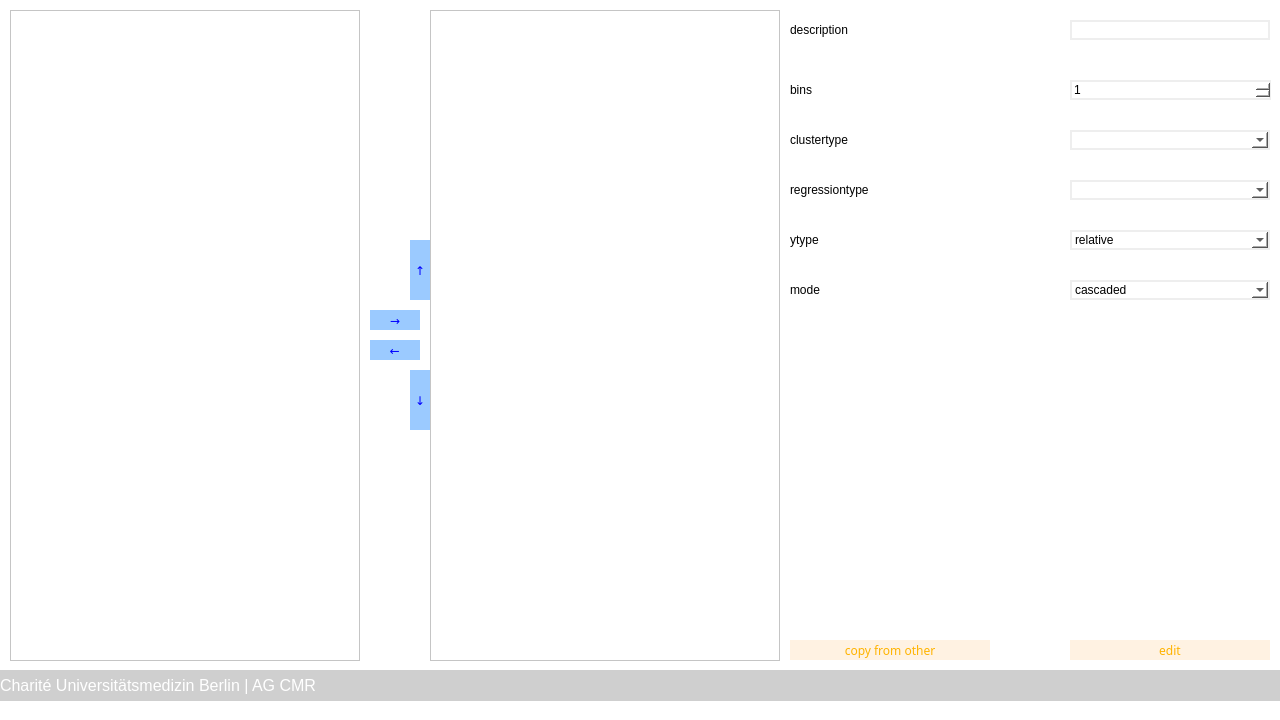
<?xml version="1.0" encoding="UTF-8"?>
<ui version="4.0">
 <class>dialog_add_edit_setup</class>
 <widget class="QDialog" name="dialog_add_edit_setup">
  <property name="geometry">
   <rect>
    <x>0</x>
    <y>0</y>
    <width>1280</width>
    <height>720</height>
   </rect>
  </property>
  <property name="windowTitle">
   <string>MARISSA - New Setup</string>
  </property>
  <property name="styleSheet">
   <string notr="true">background-color: rgb(255, 255, 255);</string>
  </property>
  <widget class="QComboBox" name="opt_clustertype">
   <property name="geometry">
    <rect>
     <x>1070</x>
     <y>130</y>
     <width>200</width>
     <height>20</height>
    </rect>
   </property>
   <property name="styleSheet">
    <string notr="true">border-color: rgb(238, 238, 238);
border-width : 2px;
border-style:solid;</string>
   </property>
  </widget>
  <widget class="QLabel" name="label_5">
   <property name="geometry">
    <rect>
     <x>790</x>
     <y>230</y>
     <width>200</width>
     <height>20</height>
    </rect>
   </property>
   <property name="text">
    <string>ytype</string>
   </property>
  </widget>
  <widget class="QComboBox" name="opt_ytype">
   <property name="geometry">
    <rect>
     <x>1070</x>
     <y>230</y>
     <width>200</width>
     <height>20</height>
    </rect>
   </property>
   <property name="styleSheet">
    <string notr="true">border-color: rgb(238, 238, 238);
border-width : 2px;
border-style:solid;</string>
   </property>
   <item>
    <property name="text">
     <string>relative</string>
    </property>
   </item>
   <item>
    <property name="text">
     <string>absolute</string>
    </property>
   </item>
  </widget>
  <widget class="QLineEdit" name="txt_description">
   <property name="geometry">
    <rect>
     <x>1070</x>
     <y>20</y>
     <width>200</width>
     <height>20</height>
    </rect>
   </property>
   <property name="styleSheet">
    <string notr="true">border-color: rgb(238, 238, 238);
border-width : 2px;
border-style:solid;</string>
   </property>
   <property name="text">
    <string/>
   </property>
  </widget>
  <widget class="QPushButton" name="btn_icon_new">
   <property name="geometry">
    <rect>
     <x>1070</x>
     <y>640</y>
     <width>200</width>
     <height>20</height>
    </rect>
   </property>
   <property name="font">
    <font>
     <family>Arial Nova</family>
     <weight>50</weight>
     <bold>false</bold>
    </font>
   </property>
   <property name="styleSheet">
    <string notr="true">QPushButton
{
color: rgb(0, 170, 0);
background-color: rgb(225, 255, 225);
border: 0px;
}

QPushButton::pressed
{
color: rgb(0, 170, 0);
background-color: rgb(225, 255, 225);
border: 0px;
}

QPushButton::hover
{
color: rgb(225, 255, 225);
background-color: rgb(0, 170, 0);
border: 0px;
font-weight: bold;
}</string>
   </property>
   <property name="text">
    <string>new</string>
   </property>
  </widget>
  <widget class="QLabel" name="label_3">
   <property name="geometry">
    <rect>
     <x>790</x>
     <y>130</y>
     <width>200</width>
     <height>20</height>
    </rect>
   </property>
   <property name="text">
    <string>clustertype</string>
   </property>
  </widget>
  <widget class="QLabel" name="label_2">
   <property name="geometry">
    <rect>
     <x>790</x>
     <y>80</y>
     <width>200</width>
     <height>20</height>
    </rect>
   </property>
   <property name="text">
    <string>bins</string>
   </property>
  </widget>
  <widget class="QLabel" name="label_4">
   <property name="geometry">
    <rect>
     <x>790</x>
     <y>180</y>
     <width>200</width>
     <height>20</height>
    </rect>
   </property>
   <property name="text">
    <string>regressiontype</string>
   </property>
  </widget>
  <widget class="QLabel" name="label">
   <property name="geometry">
    <rect>
     <x>790</x>
     <y>20</y>
     <width>200</width>
     <height>20</height>
    </rect>
   </property>
   <property name="text">
    <string>description</string>
   </property>
  </widget>
  <widget class="QComboBox" name="opt_mode">
   <property name="geometry">
    <rect>
     <x>1070</x>
     <y>280</y>
     <width>200</width>
     <height>20</height>
    </rect>
   </property>
   <property name="styleSheet">
    <string notr="true">border-color: rgb(238, 238, 238);
border-width : 2px;
border-style:solid;</string>
   </property>
   <item>
    <property name="text">
     <string>cascaded</string>
    </property>
   </item>
   <item>
    <property name="text">
     <string>ensemble</string>
    </property>
   </item>
   <item>
    <property name="text">
     <string>individual</string>
    </property>
   </item>
  </widget>
  <widget class="QLabel" name="label_6">
   <property name="geometry">
    <rect>
     <x>0</x>
     <y>670</y>
     <width>1281</width>
     <height>31</height>
    </rect>
   </property>
   <property name="font">
    <font>
     <family>Arial</family>
     <pointsize>12</pointsize>
     <weight>9</weight>
     <italic>false</italic>
     <bold>false</bold>
    </font>
   </property>
   <property name="styleSheet">
    <string notr="true">color: rgb(255, 255, 255);
background-color: rgb(207, 207, 207);
font: 75 12pt &quot;Arial&quot;;</string>
   </property>
   <property name="text">
    <string>Charité Universitätsmedizin Berlin | AG CMR</string>
   </property>
   <property name="alignment">
    <set>Qt::AlignLeading|Qt::AlignLeft|Qt::AlignVCenter</set>
   </property>
   <property name="wordWrap">
    <bool>true</bool>
   </property>
  </widget>
  <widget class="QComboBox" name="opt_regressiontype">
   <property name="geometry">
    <rect>
     <x>1070</x>
     <y>180</y>
     <width>200</width>
     <height>20</height>
    </rect>
   </property>
   <property name="styleSheet">
    <string notr="true">border-color: rgb(238, 238, 238);
border-width : 2px;
border-style:solid;</string>
   </property>
  </widget>
  <widget class="QPushButton" name="btn_icon_edit">
   <property name="geometry">
    <rect>
     <x>1070</x>
     <y>640</y>
     <width>200</width>
     <height>20</height>
    </rect>
   </property>
   <property name="font">
    <font>
     <family>Arial Nova</family>
     <weight>50</weight>
     <bold>false</bold>
    </font>
   </property>
   <property name="styleSheet">
    <string notr="true">QPushButton
{
color: rgb(255, 179, 0);
background-color: rgb(255, 242, 226);
border: 0px;
}

QPushButton::pressed
{
color: rgb(255, 179, 0);
background-color: rgb(255, 242, 226);
border: 0px;
}

QPushButton::hover
{
color:rgb(255, 242, 226);
background-color:  rgb(255, 179, 0);
border: 0px;
font-weight: bold;
}</string>
   </property>
   <property name="text">
    <string>edit</string>
   </property>
  </widget>
  <widget class="QLabel" name="label_7">
   <property name="geometry">
    <rect>
     <x>790</x>
     <y>280</y>
     <width>200</width>
     <height>20</height>
    </rect>
   </property>
   <property name="text">
    <string>mode</string>
   </property>
  </widget>
  <widget class="QSpinBox" name="sb_bins">
   <property name="geometry">
    <rect>
     <x>1070</x>
     <y>80</y>
     <width>201</width>
     <height>20</height>
    </rect>
   </property>
   <property name="styleSheet">
    <string notr="true">border-color: rgb(238, 238, 238);
border-width : 2px;
border-style:solid;</string>
   </property>
   <property name="minimum">
    <number>1</number>
   </property>
   <property name="maximum">
    <number>999</number>
   </property>
  </widget>
  <widget class="QListWidget" name="lst_parameter">
   <property name="geometry">
    <rect>
     <x>10</x>
     <y>10</y>
     <width>350</width>
     <height>651</height>
    </rect>
   </property>
  </widget>
  <widget class="QListWidget" name="lst_parameter_include">
   <property name="geometry">
    <rect>
     <x>430</x>
     <y>10</y>
     <width>350</width>
     <height>651</height>
    </rect>
   </property>
  </widget>
  <widget class="QPushButton" name="btn_parameter_exclude">
   <property name="geometry">
    <rect>
     <x>370</x>
     <y>340</y>
     <width>50</width>
     <height>20</height>
    </rect>
   </property>
   <property name="font">
    <font>
     <family>Arial Nova</family>
     <weight>50</weight>
     <bold>false</bold>
    </font>
   </property>
   <property name="styleSheet">
    <string notr="true">QPushButton
{
color: rgb(0, 0, 255);
background-color: rgb(155, 202, 255);
border: 0px;
}

QPushButton::pressed
{
color: rgb(0, 0, 255);
background-color: rgb(155, 202, 255);
border: 0px;
}

QPushButton::hover
{
color: rgb(155, 202, 255);
background-color: rgb(0, 0, 255);
border: 0px;
font-weight: bold;
}</string>
   </property>
   <property name="text">
    <string>←</string>
   </property>
  </widget>
  <widget class="QPushButton" name="btn_parameter_include">
   <property name="geometry">
    <rect>
     <x>370</x>
     <y>310</y>
     <width>50</width>
     <height>20</height>
    </rect>
   </property>
   <property name="font">
    <font>
     <family>Arial Nova</family>
     <weight>50</weight>
     <bold>false</bold>
    </font>
   </property>
   <property name="styleSheet">
    <string notr="true">QPushButton
{
color: rgb(0, 0, 255);
background-color: rgb(155, 202, 255);
border: 0px;
}

QPushButton::pressed
{
color: rgb(0, 0, 255);
background-color: rgb(155, 202, 255);
border: 0px;
}

QPushButton::hover
{
color: rgb(155, 202, 255);
background-color: rgb(0, 0, 255);
border: 0px;
font-weight: bold;
}</string>
   </property>
   <property name="text">
    <string>→</string>
   </property>
  </widget>
  <widget class="QPushButton" name="btn_parameter_up">
   <property name="geometry">
    <rect>
     <x>410</x>
     <y>240</y>
     <width>20</width>
     <height>60</height>
    </rect>
   </property>
   <property name="font">
    <font>
     <family>Arial Nova</family>
     <weight>50</weight>
     <bold>false</bold>
    </font>
   </property>
   <property name="styleSheet">
    <string notr="true">QPushButton
{
color: rgb(0, 0, 255);
background-color: rgb(155, 202, 255);
border: 0px;
}

QPushButton::pressed
{
color: rgb(0, 0, 255);
background-color: rgb(155, 202, 255);
border: 0px;
}

QPushButton::hover
{
color: rgb(155, 202, 255);
background-color: rgb(0, 0, 255);
border: 0px;
font-weight: bold;
}</string>
   </property>
   <property name="text">
    <string>↑</string>
   </property>
  </widget>
  <widget class="QPushButton" name="btn_parameter_down">
   <property name="geometry">
    <rect>
     <x>410</x>
     <y>370</y>
     <width>20</width>
     <height>60</height>
    </rect>
   </property>
   <property name="font">
    <font>
     <family>Arial Nova</family>
     <weight>50</weight>
     <bold>false</bold>
    </font>
   </property>
   <property name="styleSheet">
    <string notr="true">QPushButton
{
color: rgb(0, 0, 255);
background-color: rgb(155, 202, 255);
border: 0px;
}

QPushButton::pressed
{
color: rgb(0, 0, 255);
background-color: rgb(155, 202, 255);
border: 0px;
}

QPushButton::hover
{
color: rgb(155, 202, 255);
background-color: rgb(0, 0, 255);
border: 0px;
font-weight: bold;
}</string>
   </property>
   <property name="text">
    <string>↓</string>
   </property>
  </widget>
  <widget class="QPushButton" name="btn_copy">
   <property name="geometry">
    <rect>
     <x>790</x>
     <y>640</y>
     <width>200</width>
     <height>20</height>
    </rect>
   </property>
   <property name="font">
    <font>
     <family>Arial Nova</family>
     <weight>50</weight>
     <bold>false</bold>
    </font>
   </property>
   <property name="styleSheet">
    <string notr="true">QPushButton
{
color: rgb(255, 179, 0);
background-color: rgb(255, 242, 226);
border: 0px;
}

QPushButton::pressed
{
color: rgb(255, 179, 0);
background-color: rgb(255, 242, 226);
border: 0px;
}

QPushButton::hover
{
color:rgb(255, 242, 226);
background-color:  rgb(255, 179, 0);
border: 0px;
font-weight: bold;
}</string>
   </property>
   <property name="text">
    <string>copy from other</string>
   </property>
  </widget>
 </widget>
 <resources/>
 <connections/>
</ui>
